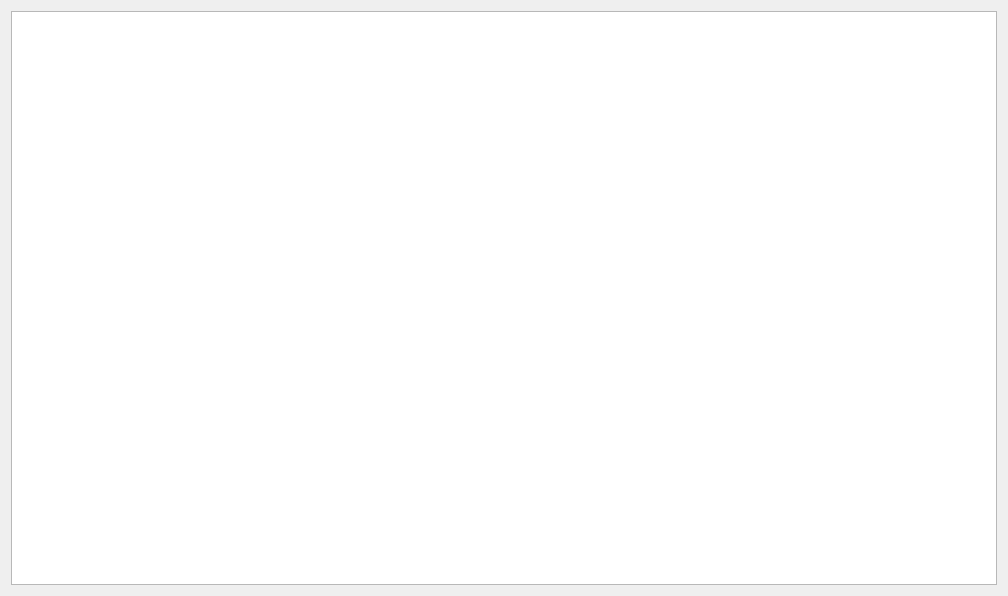
<?xml version="1.0" encoding="UTF-8"?>
<ui version="4.0">
 <class>MainWindow</class>
 <widget class="QMainWindow" name="MainWindow">
  <property name="geometry">
   <rect>
    <x>0</x>
    <y>0</y>
    <width>1008</width>
    <height>596</height>
   </rect>
  </property>
  <property name="windowTitle">
   <string>GraphicsViewer</string>
  </property>
  <widget class="QWidget" name="centralWidget">
   <layout class="QGridLayout" name="gridLayout">
    <item row="0" column="0">
     <widget class="QEnhancedGraphicsView" name="graphicsView"/>
    </item>
   </layout>
  </widget>
 </widget>
 <layoutdefault spacing="6" margin="11"/>
 <customwidgets>
  <customwidget>
   <class>QEnhancedGraphicsView</class>
   <extends>QGraphicsView</extends>
   <header location="global">qenhancedgraphicsview.h</header>
  </customwidget>
 </customwidgets>
 <resources/>
 <connections/>
</ui>
